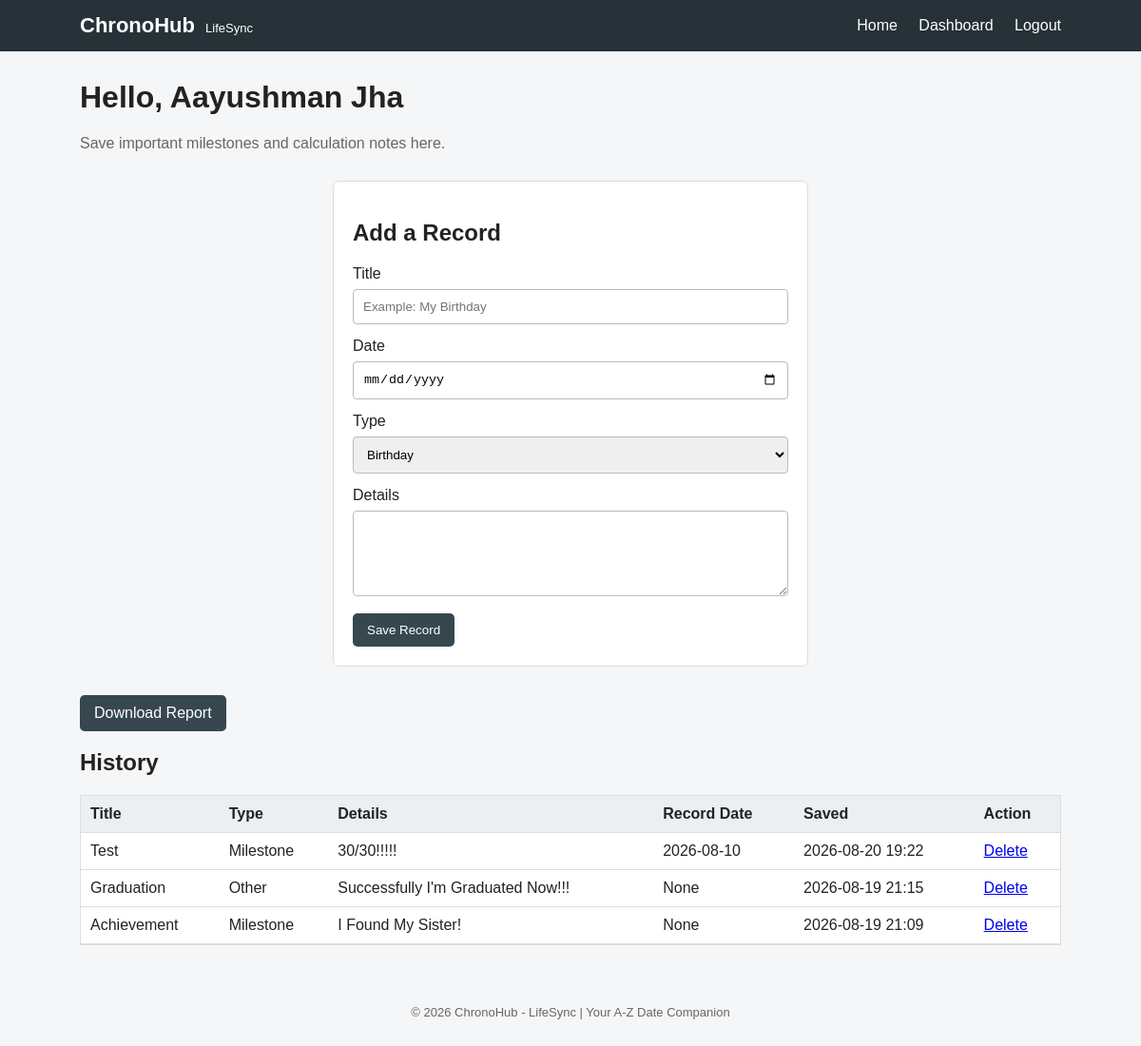
/dashboard (signed in), run on the app's committed database.
### tables this page shows
CREATE TABLE records(
        id INTEGER PRIMARY KEY AUTOINCREMENT,
        user_id INTEGER,
        title TEXT,
        record_type TEXT,
        details TEXT,
        created_at TEXT
    , record_date TEXT);

### app.py (the view)
@app.route("/dashboard")
def dashboard():
    if "user_id" not in session:
        return redirect("/login")
    conn = get_db()
    records = conn.execute("SELECT * FROM records WHERE user_id=? ORDER BY id DESC",
                           (session["user_id"],)).fetchall()
    conn.close()
    return render_template("dashboard.html", records=records, user=session["name"])

### app.py (called while the page is built)
def get_db():
    conn = sqlite3.connect(DB_NAME)
    conn.row_factory = sqlite3.Row
    return conn

@app.context_processor
def inject_admin():
    return {"is_admin": session.get("is_admin", 0)}

### templates/dashboard.html (shortened to what this page needs)
{% extends "base.html" %}
{% block content %}
<h1>Hello, {{ user }}</h1>
<p class="muted">Save important milestones and calculation notes here.</p>
<div class="form-card">
<h2>Add a Record</h2>
<form method="post" action="/save">
<label>Title</label><input name="title" placeholder="Example: My Birthday" required>
<label>Date</label><input type="date" name="record_date">
<label>Type</label><select name="record_type">
<option>Birthday</option><option>Milestone</option><option>Age Calculation</option>
</select>
<label>Details</label><textarea name="details" required></textarea>
<button type="submit">Save Record</button>
</form></div>
<a class="button" href="/report">Download Report</a>
<h2>History</h2>
{% if records %}
<div class="table-wrap"><table>
<tr><th>Title</th><th>Type</th><th>Details</th><th>Record Date</th><th>Saved</th><th>Action</th></tr>
{% for r in records %}
<tr><td>{{ r.title }}</td><td>{{ r.record_type }}</td><td>{{ r.details }}</td>
<td>{{r.record_date}}</td><td>{{ r.created_at }}</td><td><a href="/delete/{{ r.id }}">Delete</a></td></tr>
{% endfor %}
</table></div>
{% else %}<p>No records saved yet.</p>{% endif %}
{% endblock %}

### static/css/style.css (style rules this page uses)
* { box-sizing:border-box }
body { margin:0;font-family:Arial,sans-serif;background:#f4f6f8;color:#222 }
.button,button { display:inline-block;background:#37474f;color:white;border:0;border-radius:5px;padding:10px 15px;text-decoration:none;cursor:pointer }
.card,.tool-box,.form-card { background:white;border:1px solid #ddd;border-radius:7px;padding:20px;margin-bottom:18px }
input,select,textarea { width:100%;padding:10px;margin:7px 0 14px;border:1px solid #bbb;border-radius:4px }
textarea { min-height:90px }
.form-card { max-width:500px;margin:30px auto }
.muted { color:#666 }
.table-wrap { overflow-x:auto;background:white;border:1px solid #ddd }
table { width:100%;border-collapse:collapse }
th,td { padding:10px;border-bottom:1px solid #ddd;text-align:left }
th { background:#eceff1 }

### data on the page
records: title "Test", record_type "Milestone", details "30/30!!!!!", record_date "2026-08-10", created_at "2026-08-20 19:22"
records: title "Graduation", record_type "Other", details "Successfully I'm Graduated Now!!!", record_date "None", created_at "2026-08-19 21:15"
records: title "Achievement", record_type "Milestone", details "I Found My Sister!", record_date "None", created_at "2026-08-19 21:09"

### other printed values
{{ user }} "Aayushman Jha"
